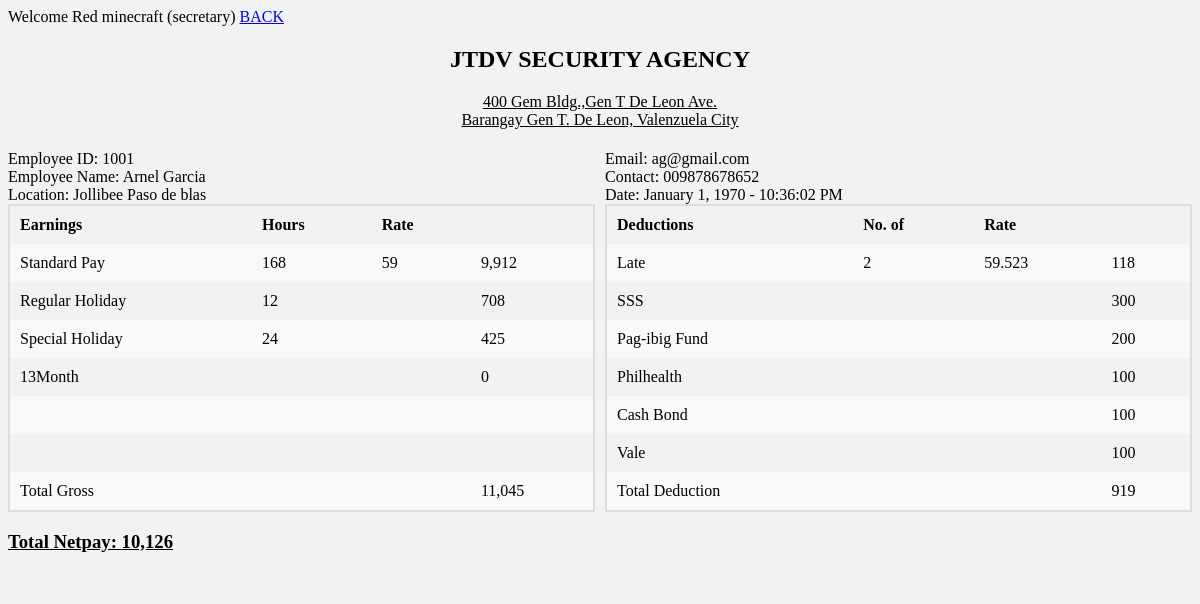
/emp_module-main/SecretaryPortal/viewsalary.php?logid=114 (signed in), run on the app's committed database.
### tables this page shows
CREATE TABLE `generated_salary` (
  `log` int(11) NOT NULL,
  `emp_id` varchar(11) DEFAULT NULL,
  `location` varchar(255) DEFAULT NULL,
  `rate_hour` float DEFAULT NULL,
  `date` varchar(255) DEFAULT NULL,
  `hours_duty` float DEFAULT NULL,
  `regular_holiday` float DEFAULT NULL,
  `special_holiday` float DEFAULT NULL,
  `day_late` float DEFAULT NULL,
  `hrs_late` float DEFAULT NULL,
  `day_absent` float DEFAULT NULL,
  `hours_absent` float DEFAULT NULL,
  `no_of_work` float DEFAULT NULL,
  `sss` float DEFAULT NULL,
  `pagibig` float DEFAULT NULL,
  `philhealth` float DEFAULT NULL,
  `cashbond` float DEFAULT NULL,
  `vale` float DEFAULT NULL,
  `thirteenmonth` float DEFAULT NULL,
  `total_hours` float DEFAULT NULL,
  `regular_pay` float DEFAULT NULL,
  `regular_holiday_pay` float DEFAULT NULL,
  `special_holiday_pay` float DEFAULT NULL,
  `absent_pay` float DEFAULT NULL,
  `total_deduction` float DEFAULT NULL,
  `total_gross` float DEFAULT NULL,
  `total_netpay` float DEFAULT NULL,
  `dateandtime_created` varchar(50) NOT NULL
);

CREATE TABLE `employee` (
  `id` int(11) NOT NULL,
  `empId` varchar(50) NOT NULL,
  `firstname` varchar(100) NOT NULL,
  `lastname` varchar(100) NOT NULL,
  `cpnumber` varchar(13) DEFAULT NULL,
  `address` varchar(100) DEFAULT NULL,
  `position` varchar(100) NOT NULL,
  `ratesperDay` varchar(11) NOT NULL,
  `watType` varchar(50) NOT NULL,
  `email` varchar(100) NOT NULL,
  `password` varchar(100) NOT NULL,
  `access` varchar(100) DEFAULT NULL,
  `availability` varchar(100) DEFAULT NULL,
  `timer` varchar(100) DEFAULT NULL,
  `time` varchar(100) DEFAULT NULL,
  `date` varchar(100) DEFAULT NULL
);

### emp_module-main/SecretaryPortal/viewsalary.php (the view, shortened to what this page needs)
<?php
require_once('../class.php');
$sessionData = $payroll->getSessionSecretaryData();
$payroll->verifyUserAccess($sessionData['access'], $sessionData['fullname'],2);
$id = $_GET['logid'];
?>
<!DOCTYPE html>
<html lang="en">
<head>
</head>
<body>
    <?php
    $sql = "SELECT *
    FROM generated_salary
    INNER JOIN employee ON generated_salary.emp_id = employee.empId
    WHERE generated_salary.log = ?;";
    $stmt = $payroll->con()->prepare($sql);
    $stmt->execute([$id]);
    $rows = $stmt->fetch();
    $lateprice = $rows->rate_hour * $rows->hrs_late;
    ?>
    <a href="manualpayroll.php">BACK</a>
    <center><h2>JTDV SECURITY AGENCY</h2>
<p><u>400 Gem Bldg.,Gen T De Leon Ave.</br>Barangay Gen T. De Leon, Valenzuela City</u></p></center>
<div class="row">
  <div class="column">
  <label for="empid">Employee ID: </label><?php echo $rows->empId; ?></br>
 <label for="empname">Employee Name: </label><?php echo $rows->firstname ." ". $rows->lastname; ?></br>
 <label for="location">Location: </label><?php echo $rows->location; ?>
    <table>
            <tr>
                <th>Earnings</th>
                <th>Hours</th>
                <th>Rate</th>
                <th>&nbsp;</th>
            </tr>
            <?php echo "<tr>
            <td>Standard Pay</td>
            <td>$rows->total_hours</td>
            <td>$rows->rate_hour</td>
            <td>",number_format($rows->regular_pay),"</td>
            </tr>
            <tr>
            <td>Regular Holiday </td>
            <td>$rows->regular_holiday</td>
            <td></td>
            <td>",number_format($rows->regular_holiday_pay),"</td>
            </tr>
            </tr>
            <tr>
            <td>Special Holiday</td>
            <td>$rows->special_holiday </td>
            <td></td>
            <td>",number_format($rows->special_holiday_pay)," </td>
            </tr>
            <tr>
            <td>13Month</td>
            <td></td>
            <td> </td>
            <td>",number_format($rows->thirteenmonth)," </td>
            </tr>
            <tr>
            <td>&emsp;</td>
            <td> </td>
            <td> </td>
            <td> </td>
            </tr>
            <tr>
            <td>&emsp;</td>
            <td> </td>
            <td> </td>
            <td></td>
            </tr>
            <tr>
            <td>Total Gross</td>
            <td> </td>
            <td> </td>
            <td>",number_format($rows->total_gross),"</td>
            </tr>
            ";?>
    </table>
    <h3><u>Total Netpay: <?php echo number_format($rows->total_netpay);?></h3></u>
</div>
<div class="column">
<label for="email">Email: </label><?php echo $rows->email;?></br>
<label for="contact">Contact: </label><?php echo "0".$rows->cpnumber;   ?></br>
<label for="date">Date: </label><?php echo date('F j, Y',$rows->date).' - '.$rows->dateandtime_created;?>
    <table>
            <tr>
                <th>Deductions</th>
                <th>No. of</th>
                <th>Rate</th>
                <th>&nbsp;</th>
            </tr>
            <?php echo "
            <tr>
            <td>Late </td>
            <td>$rows->hrs_late</td>
            <td>59.523</td>
            <td>$lateprice</td>
            </tr>
            <tr>
            <td>SSS </td>
            <td> </td>
            <td> </td>
            <td>$rows->sss </td>
            </tr>
            <tr>
            <td>Pag-ibig Fund </td>
            <td> </td>
            <td> </td>
            <td>$rows->pagibig</td>
            </tr>
            <tr>
            <td>Philhealth </td>
            <td> </td>
            <td> </td>
            <td>$rows->philhealth</td>
            </tr>
            <tr>
            <td>Cash Bond </td>
            <td> </td>
            <td> </td>
            <td>$rows->cashbond </td>
            </tr>
            <tr>
            <td>Vale </td>
            <td> </td>
            <td> </td>
            <td>$rows->vale </td>
            </tr>
            <tr>
            <td>Total Deduction</td>
            <td></td>
            <td></td>
            <td>",number_format($rows->total_deduction),"</td>
            </tr>
            ";?>
    </table>
</div>
</div>
</body>
</html>

### emp_module-main/SecretaryPortal/viewsalary.php (style rules this page uses)
* { box-sizing: border-box; }
body { background:#F2F2F2; }
.row { margin-left:-5px; margin-right:-5px; }
.column { float: left; width: 50%; padding: 5px; }
.row::after { content: ""; clear: both; display: table; }
table { border-collapse: collapse; border-spacing: 0; width: 100%; border: 2px solid #ddd; }
th, td { text-align: left; padding: 10px; }
tr:nth-child(even) { background-color: #f8f9f9; }

### data on the page
generated_salary: employee.empId "1001", employee.firstname "Arnel", employee.lastname "Garcia", location "Jollibee Paso de blas", total_hours "168", rate_hour "59", regular_pay "9,912", regular_holiday "12", regular_holiday_pay "708", special_holiday "24", special_holiday_pay "425", thirteenmonth "0", total_gross "11,045", total_netpay "10,126", employee.email "ag@gmail.com", employee.cpnumber "09878678652", employee.date "January 1, 1970", dateandtime_created "10:36:02 PM", hrs_late "2", lateprice "118", sss "300", pagibig "200", philhealth "100", cashbond "100", vale "100", total_deduction "919"

### other printed values
$fullname "Red minecraft"
$access "secretary"
